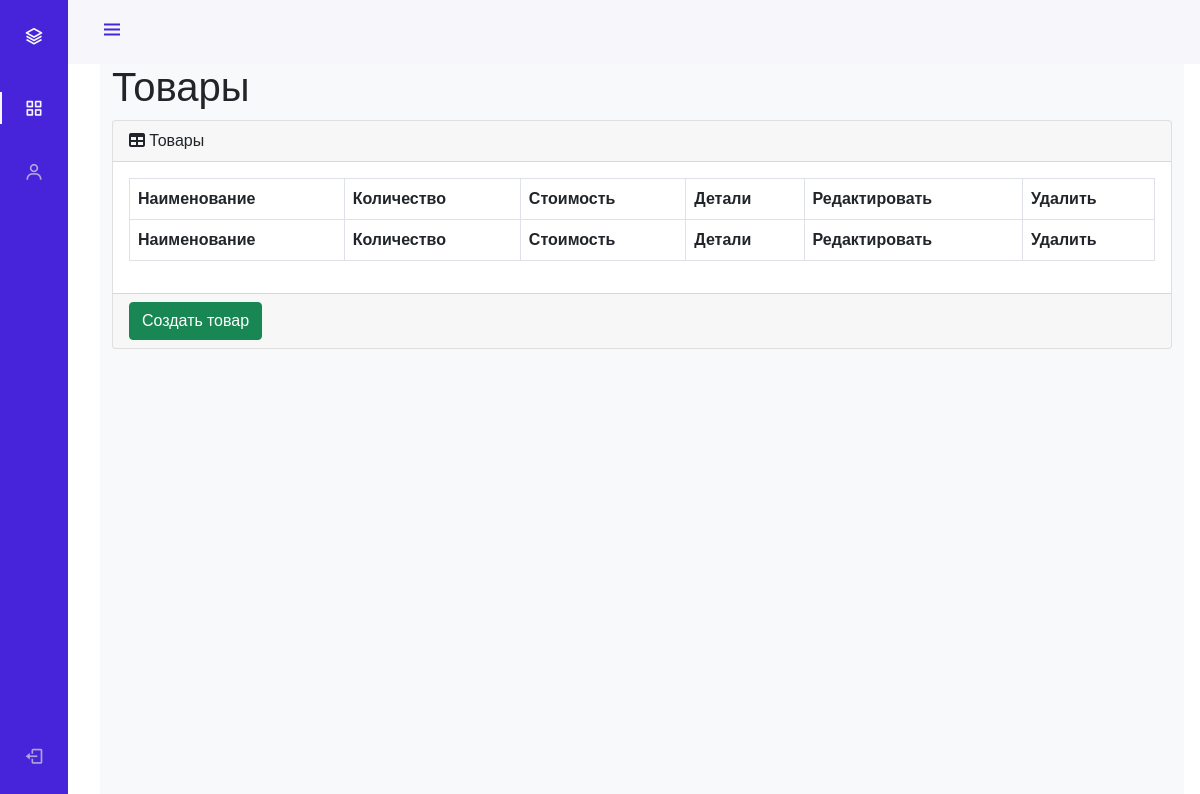
The app's page /admin_staff/products/read/category/6/, older data.
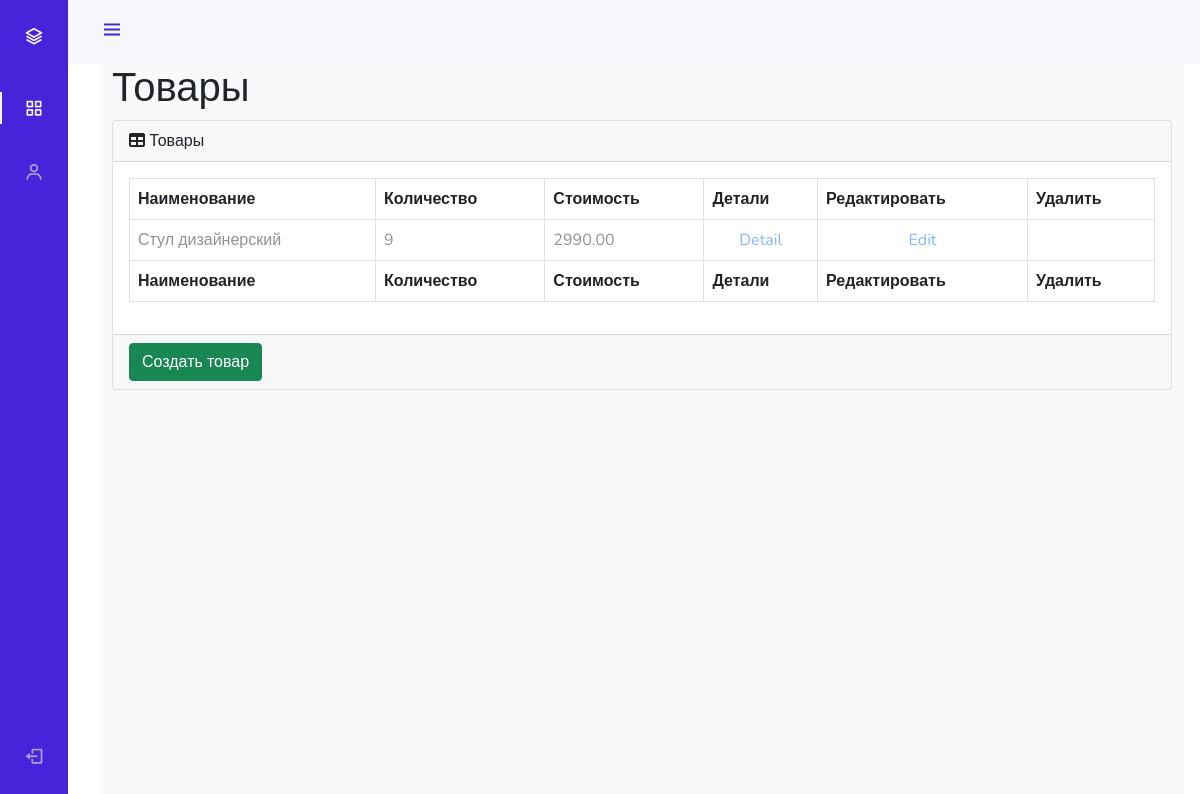
The same page, newer data.
### furnitureapp/models.py (models this page shows, shortened)
class Product(models.Model):
    category = models.ForeignKey(
        ProductCategory,
        on_delete=models.CASCADE
    )
    name = models.CharField(
        max_length=128,
        verbose_name='имя продукта'
    )
    image = models.ImageField(
        upload_to='products_images',
        blank=True
    )
    short_desc = models.CharField(
        max_length=60,
        verbose_name='краткое описание',
        blank=True
    )
    description = models.TextField(
        verbose_name='описание продукта',
        blank=True
    )
    price = models.DecimalField(
        max_digits=8,
        verbose_name='цена',
        decimal_places=2
    )
    quantity = models.PositiveIntegerField(
        verbose_name='количество на складе',
        default=0
    )

### adminapp/views.py (the view)
# urls.py: path('products/read/category/<int:pk>/', adminapp.products, name='products'),
def products(request, pk):
    title = 'админка/продукт'
    category = get_object_or_404(ProductCategory, pk=pk)
    products_list = Product.objects.filter(category__pk=pk).order_by('name')
    content = {
        'title': title,
        'category': category,
        'objects': products_list,
    }
    return render(request, 'adminapp/products.html', content)

### adminapp/templates/adminapp/products.html (shortened to what this page needs)
{% extends 'adminapp/base.html' %}
{% load static %}
{% block content %}
<main>
    <div class="container-fluid">
        <h1 class="mt-4">Товары</h1>
        <div class="card mb-4">
            <div class="card-header">
                <i class="fas fa-table mr-1"></i>
                Товары
            </div>
            <div class="card-body">
                <div class="table-responsive">
                    <table class="table table-bordered" id="dataTable" width="100%" cellspacing="0">
                        <thead>
                        <tr>
                            <th>Наименование</th>
                            <th>Количество</th>
                            <th>Стоимость</th>
                            <th>Детали</th>
                            <th>Редактировать</th>
                            <th>Удалить</th>
                        </tr>
                        </thead>
                        <tfoot>
                        <tr>
                            <th>Наименование</th>
                            <th>Количество</th>
                            <th>Стоимость</th>
                            <th>Детали</th>
                            <th>Редактировать</th>
                            <th>Удалить</th>
                        </tr>
                        </tfoot>
                        <tbody>
                        {% for product in objects %}
                            <tr {% if not product.is_active %} style="opacity: 0.5;" {% endif %}>
                                <td>{{ product.name }}</td>
                                <td>{{ product.quantity }}</td>
                                <td>{{ product.price }}</td>
                                <td class="text-center">
                                    <a href="{% url 'admin_staff:product_read' product.pk %}">Detail</a>
                                </td>
                                <td class="text-center">
                                    <a href="{% url 'admin_staff:product_update' product.pk %}">Edit</a>
                                </td>
                                <td>
                                </td>
                            </tr>
                        {% endfor %}
                        </tbody>
                    </table>
                </div>
            </div>
            <div class="card-footer">
                <a href="{% url 'admin_staff:product_create' category.pk %}">
                    <button class="btn btn-success">Создать товар</button>
                </a>
            </div>
        </div>
    </div>
</main>
{% endblock %}

Row changes from the older to the newer data that the page shows:
added Product: name "Стул дизайнерский", quantity "9", price "2990.00"
